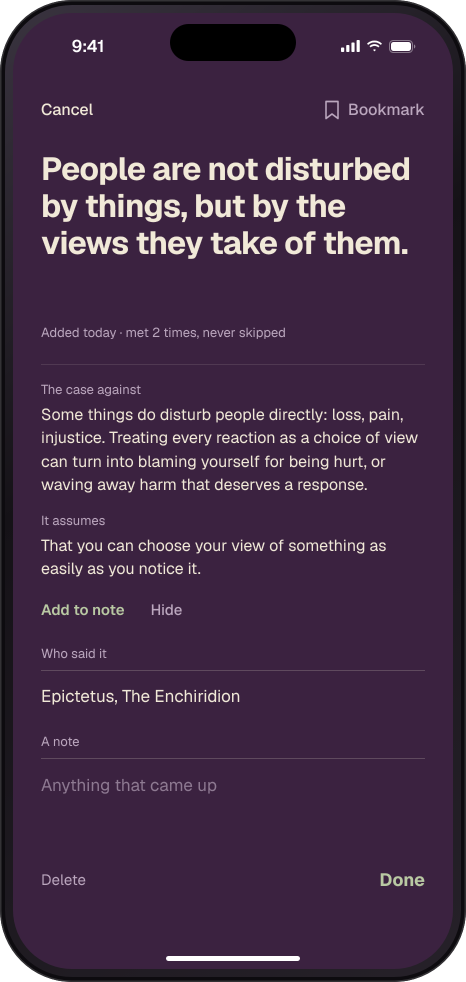
#> input picture site/img/argue.png, 932 x 1964 px (shown at 1/2 size); its folder holds 5 pictures in this run
$ python site-images.py
#> lines starting #> are read from the running program, lines starting #| are printed output that depends on the picture
# Converts the website's phone screenshots to WebP: python3 scripts/site-images.py   (needs Pillow)
# Each site/img/*.png except icon.png and og.png becomes a 640-wide .webp (2x the largest size the page shows),
# and the PNG is deleted. Keep site/index.html's width="640" height="1349" in step if the screens change shape.
import glob, os
from PIL import Image

here = os.path.join(os.path.dirname(os.path.abspath(__file__)), "..", "site", "img")
for f in sorted(glob.glob(os.path.join(here, "*.png"))):
    if os.path.basename(f) in ("icon.png", "og.png"):
        continue
    im = Image.open(f).convert("RGBA")
#> im is the input picture: PIL image 932x1964 RGBA; mean R, G, B, A 63.9, 41.9, 67.5, 252.5
    w = 640
    h = round(im.height * w / im.width)
#> h = 1349
    out = f[:-4] + ".webp"
    im.resize((w, h), Image.LANCZOS).save(out, "WEBP", quality=82, method=6)
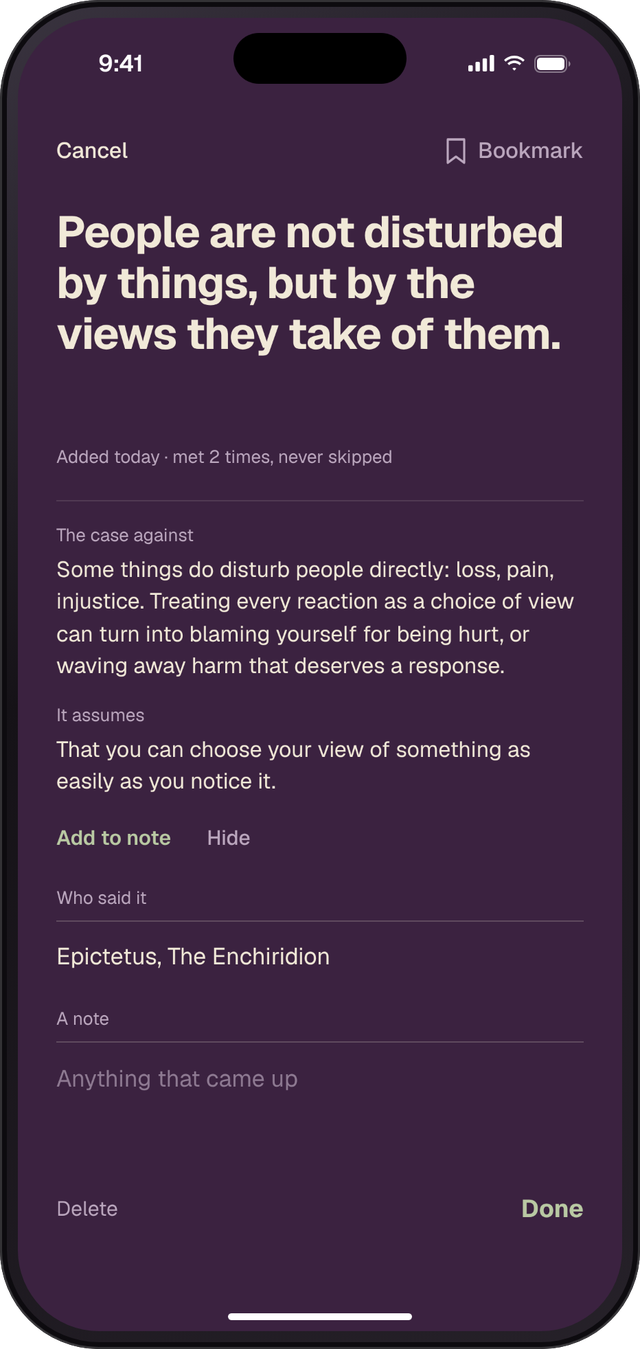
#> saved as argue.webp: PIL image 640x1349 RGBA; mean R, G, B, A 64, 41.9, 67.5, 252.5; transparent parts drawn white
    os.remove(f)
    print(os.path.basename(out), w, h, os.path.getsize(out) // 1024, "KB")
#| argue.webp 640 1349 48 KB
#> pass 2 of the loop `for f in sorted(glob.glob(os.path.join(here, "*.png"))):`:
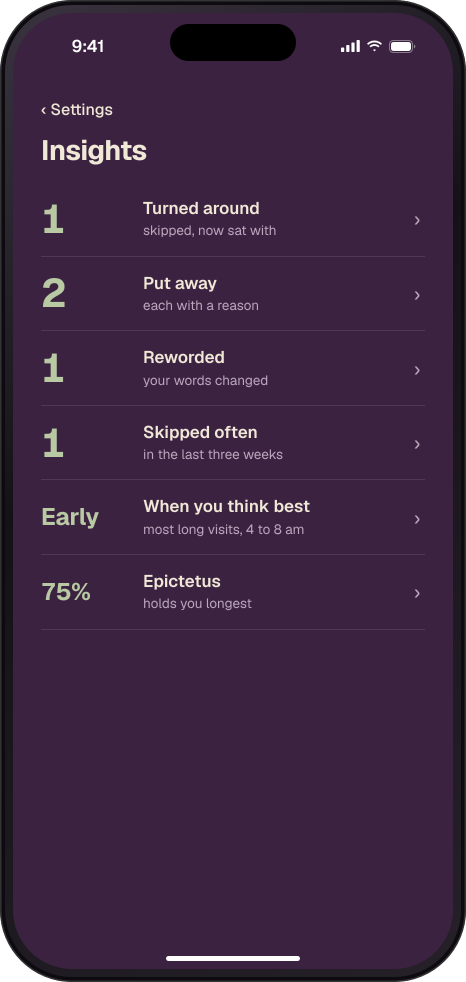
#> input picture site/img/insights.png, 932 x 1964 px (shown at 1/2 size)
#> im is the input picture: PIL image 932x1964 RGBA; mean R, G, B, A 59.1, 36.7, 63.4, 252.5
#> `im.resize((w, h), Image.LANCZOS).save(out, "WEBP", quality=82, method=6)`:
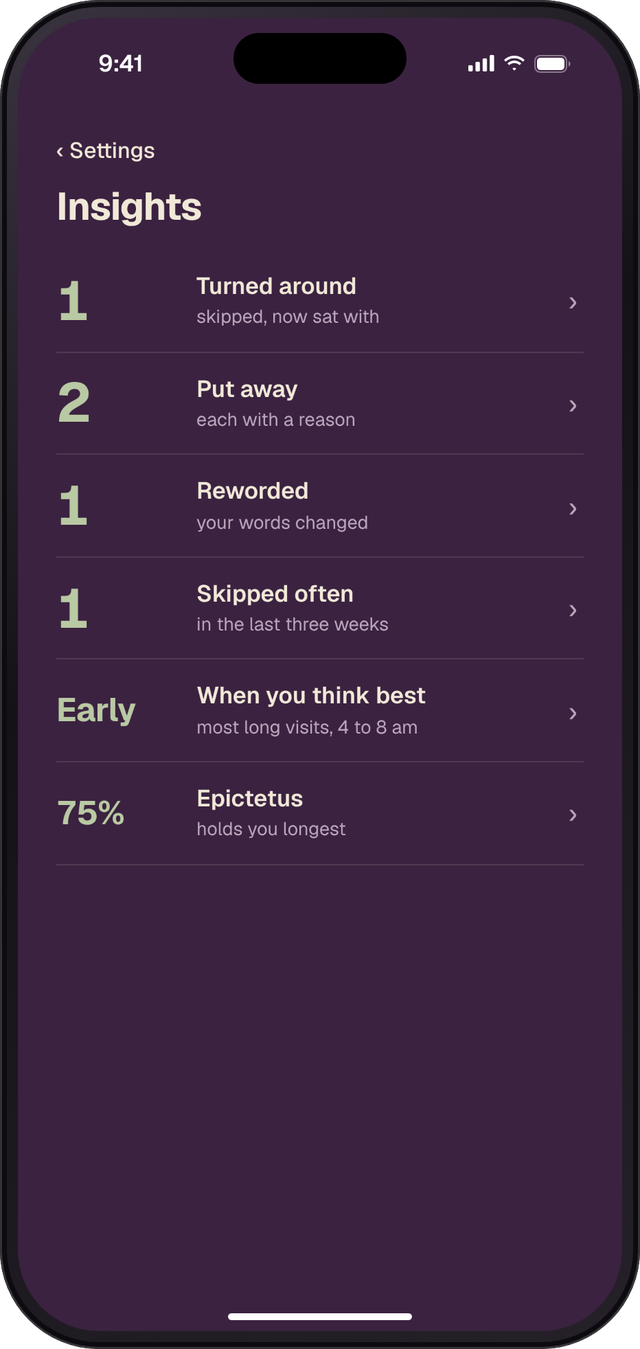
#> saved as insights.webp: PIL image 640x1349 RGBA; mean R, G, B, A 59.1, 36.8, 63.4, 252.5; transparent parts drawn white
#| insights.webp 640 1349 25 KB
#> pass 3 of the loop `for f in sorted(glob.glob(os.path.join(here, "*.png"))):`:
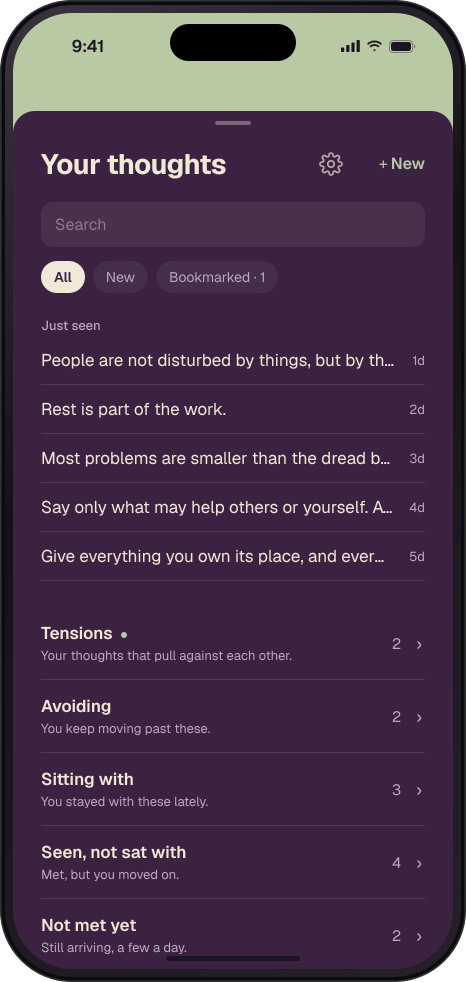
#> input picture site/img/library.png, 932 x 1964 px (shown at 1/2 size)
#> im is the input picture: PIL image 932x1964 RGBA; mean R, G, B, A 71.7, 52.7, 73.4, 252.5
#> `im.resize((w, h), Image.LANCZOS).save(out, "WEBP", quality=82, method=6)`:
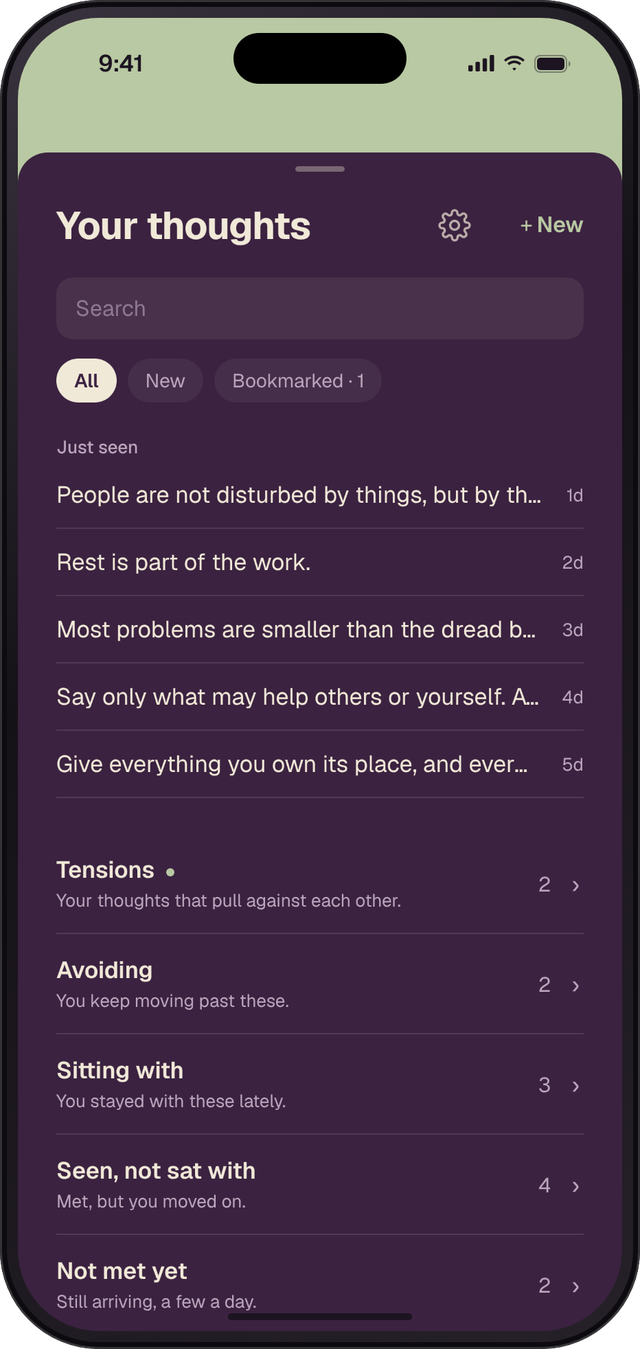
#> saved as library.webp: PIL image 640x1349 RGBA; mean R, G, B, A 71.7, 52.7, 73.4, 252.5; transparent parts drawn white
#> (the run stopped early here; a loop or call above may not have finished)
